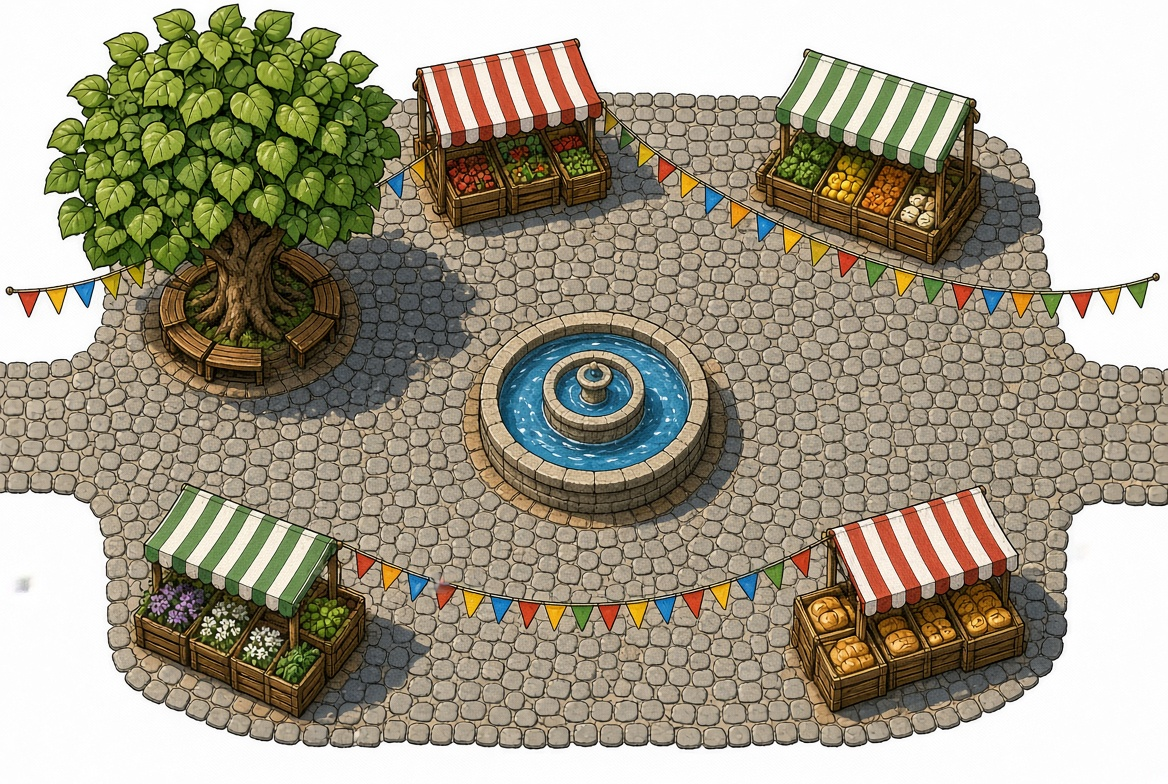
#> input picture klapperkiste/assets/karte/objekte/roh/marktplatz.jpg, 1168 x 784 px
$ python marktplatz_platz.py
#> lines starting #> are read from the running program, lines starting #| are printed output that depends on the picture; after the words box and inside, x2 and y2 are one past the last pixel; in counts of white or black regions, pixels touching at a corner belong together
"""Einmalige Bearbeitung: Marktplatz mit mehr Platz um den Brunnen und weichen Straßenenden.

1. Der Brotstand unten rechts versperrt die Durchfahrt um den Brunnen. Er wird mit Pflaster aus
   einer freien Stelle des Platzes übermalt (weich überblendet).
2. Danach wird der Platz mit objekt.py auf 36 m eingepasst (vorher 30 m).
3. Die Pflasterstraßen links und rechts laufen über 2,2 m weich in den Erdweg aus (Alpha-Rampe),
   statt mit einer harten Kante aufzuhören.

Aufruf (aus dem Repo-Wurzelordner):
  python klapperkiste/tools/einmalig/marktplatz_platz.py
"""

from __future__ import annotations

import os
import subprocess
import sys

from PIL import Image, ImageDraw, ImageFilter

ROOT = os.path.abspath(os.path.join(os.path.dirname(__file__), "..", ".."))
ROH = os.path.join(ROOT, "assets", "karte", "objekte", "roh")
ZIEL = os.path.join(ROOT, "assets", "karte", "objekte", "marktplatz.png")
STAND = (785, 478, 1042, 714)      # Brotstand mit Schatten (Pixel im Rohbild), innerhalb der Platzkante
QUELLE = (740, 318, 1030, 478)     # freie Pflasterfläche rechts vom Brunnen
METER = 36
RAMPE_M = 2.2                      # weicher Auslauf der Straßen
STRASSE = (0.43, 0.67)             # Höhe der Pflasterstraßen im Bild (Anteil)


def stand_weg(bild: Image.Image) -> Image.Image:
    x0, y0, x1, y1 = STAND
#> x0 = 785; y0 = 478; x1 = 1042; y1 = 714
    w, h = x1 - x0, y1 - y0
#> w = 257; h = 236
    flicken = Image.new("RGB", (w, h))
#> flicken: PIL image 257x236 RGB; every value is 0
    q = bild.crop(QUELLE)
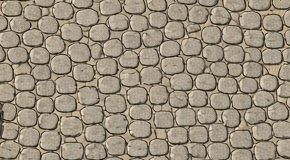
#> q: PIL image 290x160 RGB; mean R, G, B 155.1, 143.6, 125.6
    for yy in range(0, h, q.height - 30):
        flicken.paste(q.crop((0, 0, min(q.width, w), min(q.height, h - yy))), (0, yy))
        if q.width < w:
            flicken.paste(q.crop((0, 0, w - q.width, min(q.height, h - yy))), (q.width, yy))
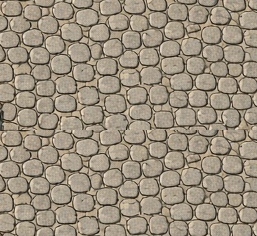
#> flicken: PIL image 257x236 RGB; mean R, G, B 155.5, 143.9, 125.9
    # der Bereich liegt ganz innerhalb der Platzkante: alles ersetzen, Rand weich überblenden
    maske = Image.new("L", (w, h), 0)
#> maske: PIL image 257x236 L; every value is 0
    ImageDraw.Draw(maske).rectangle((10, 10, w - 10, h - 10), fill=255)
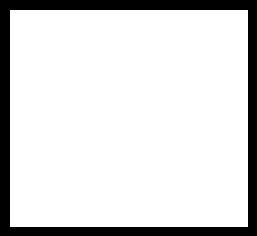
#> maske: PIL image 257x236 L; 85.2% white; 1 black region, box (x1, y1, x2, y2) and area: (0, 0, 257, 236) 9006
    maske = maske.filter(ImageFilter.GaussianBlur(6))
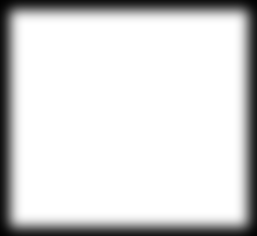
#> maske: PIL image 257x236 L; min 1, max 255, mean 216.8
    alt = bild.crop(STAND)
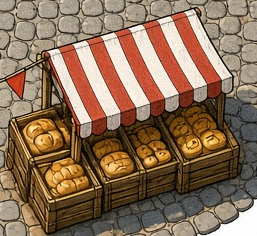
#> alt: PIL image 257x236 RGB; mean R, G, B 139.6, 111.3, 87
    alt.paste(flicken, (0, 0), maske)
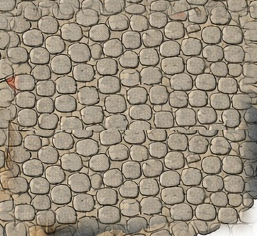
#> alt: PIL image 257x236 RGB; mean R, G, B 154, 142.5, 124.8
    bild.paste(alt, (x0, y0))
    return bild


def strassen_weich(pfad: str) -> None:
    bild = Image.open(pfad).convert("RGBA")
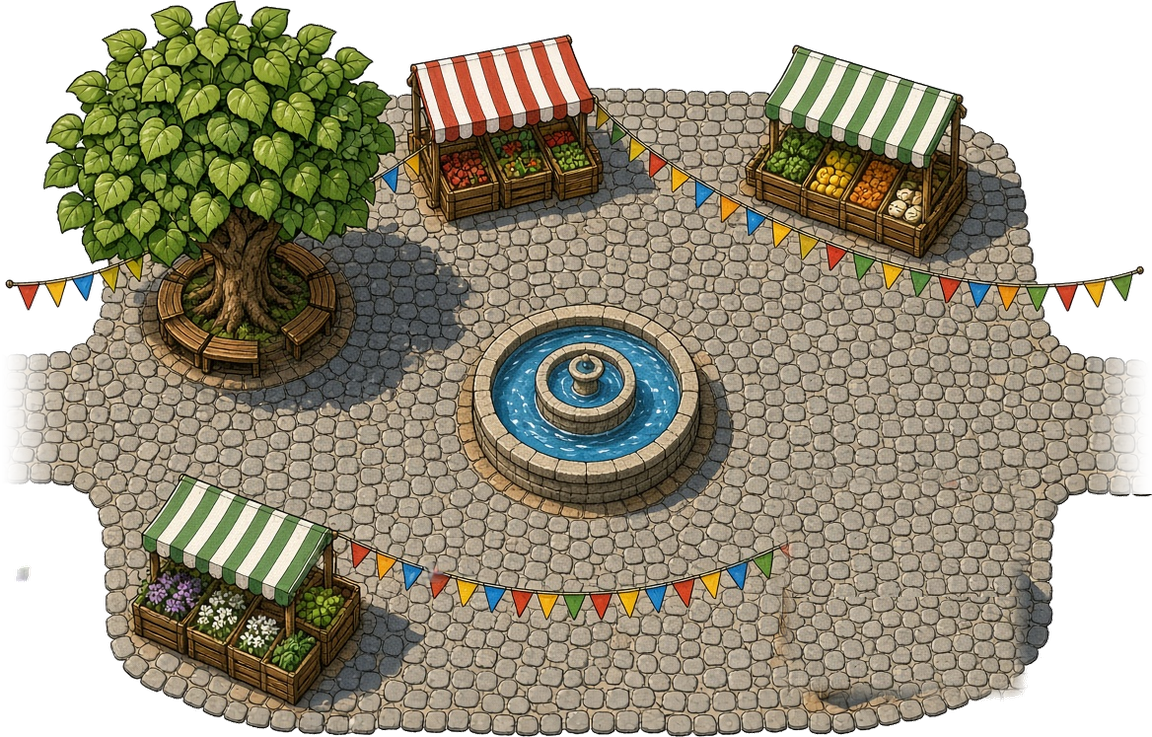
#> input picture klapperkiste/assets/karte/objekte/marktplatz.png, 1152 x 737 px
#> bild is the input picture: PIL image 1152x737 RGBA; mean R, G, B, A 103.6, 97.6, 78.5, 195
    px, w, h = bild.load(), bild.width, bild.height
#> w = 1152; h = 737
    rampe = round(RAMPE_M * 32)
    y0, y1 = round(h * STRASSE[0]), round(h * STRASSE[1])
#> y0 = 317; y1 = 494
    for y in range(y0, y1):
        for i in range(rampe):
            f = (i + 0.5) / rampe
            f = f * f * (3 - 2 * f)
            for x in (i, w - 1 - i):
                r, g, b, a = px[x, y]
                px[x, y] = (r, g, b, round(a * f))
    bild.save(pfad)


def main() -> int:
    bild = stand_weg(Image.open(os.path.join(ROH, "marktplatz.jpg")).convert("RGB"))
    bearbeitet = os.path.join(ROH, "marktplatz_ohne_brotstand.png")
    bild.save(bearbeitet)
    werk = os.path.join(ROOT, "tools", "objekt.py")
    befehl = [sys.executable, werk, "einpassen", bearbeitet, "marktplatz", "--meter", str(METER)]
    subprocess.run(befehl, check=True)
    strassen_weich(ZIEL)
    return 0


if __name__ == "__main__":
    sys.exit(main())
#> (the program exits here)
